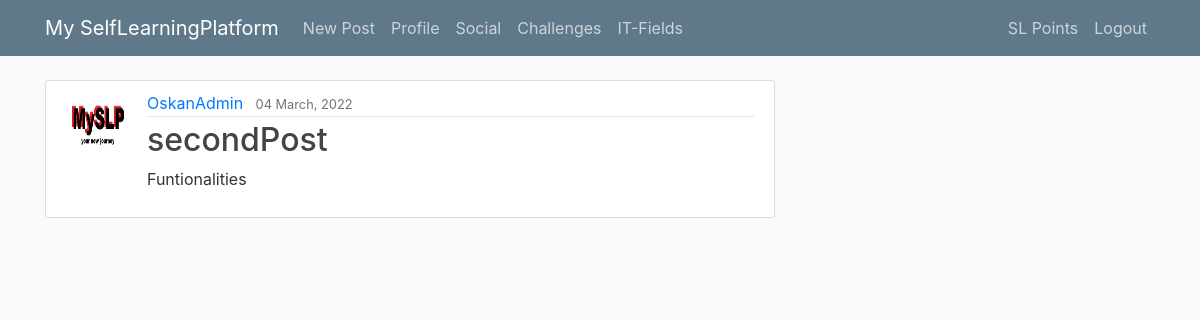
The app's page /post/2/ with its own data.
### blog/models.py (models this page shows, shortened)
class Post(models.Model):
    title = models.CharField(max_length=100)
    content = models.TextField()
    date_posted = models.DateTimeField(default=timezone.now) # we want to pass the value, not execute -> now()
    author = models.ForeignKey(User, on_delete=models.CASCADE) # we delete all posts, if user deleted

### users/models.py (models this page shows, shortened)
class Profile(models.Model):
    user = models.OneToOneField(User, on_delete=models.CASCADE)
    image = models.ImageField(default='default.jpg', upload_to='profile_pics')

### blog/views.py (the view)
# urls.py: path('post/<int:pk>/', PostDetailView.as_view(), name='post-detail'),
class PostDetailView(DetailView):
    model = Post # a list view

### blog/templates/blog/post_detail.html (shortened to what this page needs)
{% extends "blog/base.html" %}
{% block content %}
<article class="media content-section">
    <img  class="rounded-circle article-img" src="{{ object.author.profile.image.url }}">
    <div class="media-body">
        <div class="article-metadata">
            <a class="mr-2" href="{% url 'user-posts' object.author.username %}">{{ object.author }}</a>
            <small class="text-muted">{{ object.date_posted|date:"d F, Y" }}</small>
        </div>
        <h2 class="article-title">{{ object.title }}</h2>
        <p class="article-content">{{ object.content }}</p>
    </div>
</article>
{% endblock content %}

### blog/static/blog/main.css (style rules this page uses)
body { background: #fafafa; color: #333333; margin-top: 5rem; }
h1, h2, h3, h4, h5, h6 { color: #444444; }
.content-section { background: #ffffff; padding: 10px 20px; border: 1px solid #dddddd; border-radius: 3px; margin-bottom: 20px; }
.article-title { color: #444444; }
.article-content { white-space: pre-line; }
.article-img { height: 65px; width: 65px; margin-right: 16px; }
.article-metadata { padding-bottom: 1px; margin-bottom: 4px; border-bottom: 1px solid #e3e3e3 }

### records on screen
Post: author.profile.image (placeholder picture), author "OskanAdmin", date_posted "04 March, 2022", title "secondPost", content "Funtionalities"
